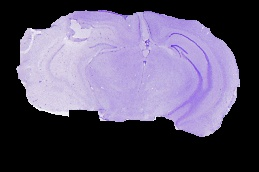
#> input picture src/atlas_func/data/bn2_68.jpg, 259 x 172 px, found by its file name
$ python convert_to_nii.py
#> lines starting #> are read from the running program, lines starting #| are printed output that depends on the picture
import numpy as np
import nibabel as nib
from PIL import Image
import SimpleITK as sitk

# This script converts jpg, png etc in .nii
# Also converts .raw to .nii.gz (atlas)

def convert_to_grayscale(input_path):
#> called with input_path = 'bn2_68.jpg'
    with Image.open(input_path) as img:
#> img is the input picture: PIL image 259x172 RGB; mean R, G, B 91.5, 83.8, 107.5
        img = img.convert('L')
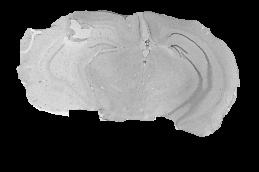
#> img: PIL image 259x172 L; min 0, max 254, mean 88.8
    return img

# Convert image file to .nii format
def convert_image_nii(img_path):

    gray_img = convert_to_grayscale(img_path)
    img_as_array = np.asarray(gray_img)

    converted_array = np.array(img_as_array, dtype=np.uint8) # You need to replace normal array by yours
    affine = np.eye(4)
    nifti_file = nib.Nifti1Image(converted_array, affine)

    nib.save(nifti_file, "moving_bn2_68.nii") # Here you put the path + the extionsion 'nii' or 'nii.gz'


# Convert .raw to .nii.gz (accepted from DRAMMS)
def convert_allen_nii(atlas_path):
    # Define the size of the image
    size1 = (528, 320, 456)

    # Load the raw binary data into a numpy array
#> (the run stopped early here; a loop or call above may not have finished)

$ run again, with src/atlas_func/data/bn2_18.jpg copied over src/atlas_func/data/bn2_68.jpg
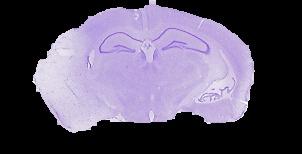
#> input picture src/atlas_func/data/bn2_18.jpg, 302 x 154 px, found by its file name
#> in convert_to_grayscale, img is the input picture: PIL image 302x154 RGB; mean R, G, B 91, 83.4, 103.1
#> in convert_to_grayscale, `img = img.convert('L')`:
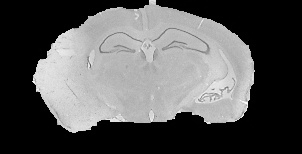
#> img: PIL image 302x154 L; min 0, max 253, mean 87.9

$ run again, with src/atlas_func/data/bp1_52.jpg copied over src/atlas_func/data/bn2_68.jpg
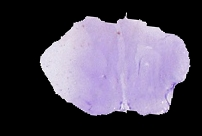
#> input picture src/atlas_func/data/bp1_52.jpg, 202 x 136 px, found by its file name
#> in convert_to_grayscale, img is the input picture: PIL image 202x136 RGB; mean R, G, B 82, 75.3, 91.8
#> in convert_to_grayscale, `img = img.convert('L')`:
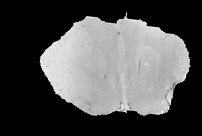
#> img: PIL image 202x136 L; min 0, max 254, mean 79.2
